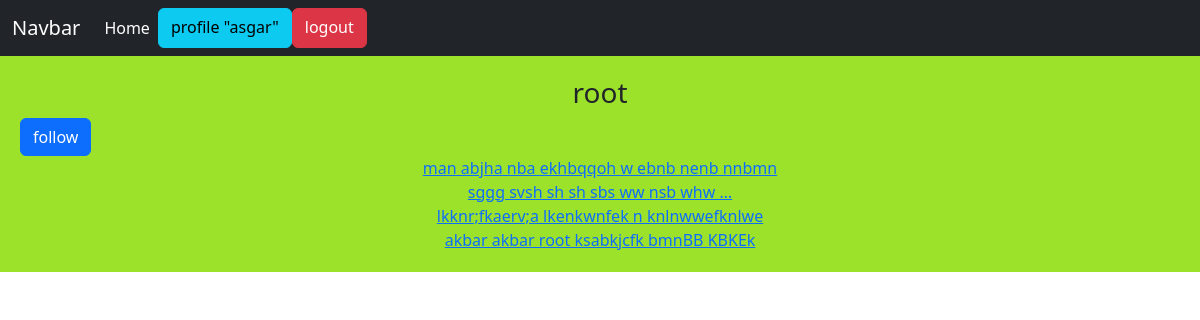
Page /account/profile/1 (signed in) on the committed database.
### home/models.py (models this page shows, shortened)
class Post(models.Model):
    user=models.ForeignKey(User,on_delete=models.CASCADE,related_name="posts")
    body=models.TextField()
    slug=models.SlugField(max_length=30)
    created=models.DateTimeField(auto_now_add=True)
    updated=models.DateTimeField(auto_now=True)
    class Meta:
        ordering=('-updated',)
    def get_absolute_url(self):
        return reverse('home:post_detail',args=[self.id,self.slug])

### account/views.py (the view)
# urls.py: path('profile/<int:user_id>', views.ProfileUserView.as_view(),name= 'profile_user'),
class ProfileUserView(LoginRequiredMixin,View):
    def get(self,request,user_id):
        is_following=False
        user=User.objects.get(pk=user_id)
        posts=user.posts.all()
        relation=Relation.objects.filter(from_user=request.user,to_user=user)
        if relation.exists():
            is_following=True
        return render(request,'account/profile.html',{'user':user,'posts':posts,'is_following':is_following})

### account/templates/account/profile.html (shortened to what this page needs)
{% extends 'base.html' %}
{% block content %}
    <h3 class="text-center">{{ user.username }}</h3>
    {% if  request.user.id != user.id  and not is_following %}
        <a class="btn btn-primary" href="{% url 'account:user_follow' user.id%}"> follow</a>
        {% elif  request.user.id != user.id  and  is_following%}
        <a class="btn btn-danger" href="{% url 'account:user_unfollow' user.id%}"> unfollow</a>
    {% endif %}
    <div class="text-center">
        {% for post in posts %}
             <div class="text-center">
            <a href="{{ post.get_absolute_url }}">{{ post.body|truncatewords:8 }}</a>
             </div>
        {% endfor %}
    </div>
{% endblock %}

### templates/inc/navbar.html
<nav class="navbar navbar-expand-lg navbar-dark bg-dark">
    <div class="container-fluid">
        <a class="navbar-brand" href="#">Navbar</a>
        <div class="collapse navbar-collapse" id="navbarNavAltMarkup">
            <div class="navbar-nav"><a class="nav-link active" aria-current="page" href="{% url 'home:home' %}">Home</a>
                {% if not request.user.is_authenticated %}
                    <a class="btn btn-info" href="{% url 'account:register_user' %}">Register</a>
                    <a class="btn btn-success" href="{% url 'account:login_user' %}">Login</a>
                {% else %}
                    <a class="btn btn-info" href="{% url 'account:profile_user' request.user.id %}">profile "{{ request.user }}"</a>
                    <a class="btn btn-danger" href="{% url 'account:logout_user' %}">logout</a>
                {% endif %}
            </div>
        </div>
    </div>
</nav>

### rows in the picture
Post: body "man abjha nba ekhbqqoh w ebnb nenb nnbmn"
Post: body "sggg svsh sh sh sbs ww nsb whw …"
Post: body "lkknr;fkaerv;a lkenkwnfek n knlnwwefknlwe"
Post: body "akbar akbar root ksabkjcfk bmnBB KBKEk"

### other values in the picture
{{ request.user }} "asgar"
{{ user.username }} "root"
